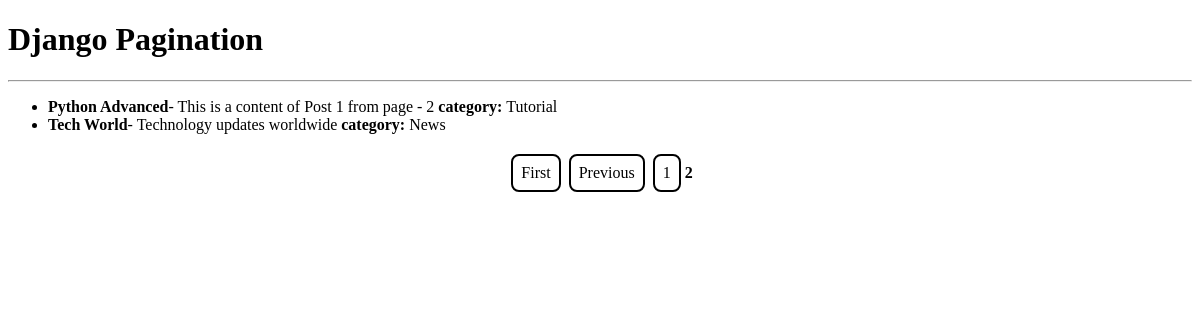
Screenshot of /?page=2 with the database file from the repository.
### blog/models.py (models this page shows, shortened)
class Post(models.Model):
    title=models.CharField(max_length=200)
    content=models.TextField()
    Category=models.CharField(max_length=100,null=True,blank=True)

### blog/views.py (the view)
# urls.py: urlpatterns=[path('',views.post_list,name='post_list'),]
def post_list(request):
    post=Post.objects.all().order_by('-id')
    paginator = Paginator(post,4) # shows 4 posts per page
    page_number =request.GET.get('page')
    page_obj = paginator.get_page(page_number)
    return render(request,'blog/post_list.html', {'page_obj': page_obj})

### blog/templates/blog/post_list.html (shortened to what this page needs)
<!DOCTYPE html>
<html lang="en">
<head>
</head>
<body>
    <h1>Django Pagination</h1>
    <hr>
    <ul>
        {%for post in page_obj%}
            <li><b>{{post.title}}</b>- {{post.content}} <b>category: </b>{{post.Category}}</li>
        {%endfor%}
    </ul>
    <div class="pagination">
        {%if page_obj.has_previous%}
            <a href="?page=1">First</a>
            <a href="?page={{page_obj.previous_page_number}}">Previous</a>
        {%endif%}
        {%for page_num in page_obj.paginator.page_range%}
            {%if page_num == page_obj.number%}
                <strong>{{page_num}}</strong>
            {%else%}
                <a href="?page={{page_num}}">{{page_num}}</a>
            {%endif%}
        {%endfor%}
    </div>
</body>
</html>

### blog/templates/blog/post_list.html (style rules this page uses)
.pagination { display: flex; justify-content: center; align-items: center; }
.pagination a { border: 2px solid black; padding:8px; margin: 4px; color: black; text-decoration: none; border-radius: 8px; }

### rows the page displays
Post: title "Python Advanced", content "This is a content of Post 1 from page - 2", Category "Tutorial"
Post: title "Tech World", content "Technology updates worldwide", Category "News"

### other values shown
{{ page_num }} "1"
{{ page_num }} "2"
